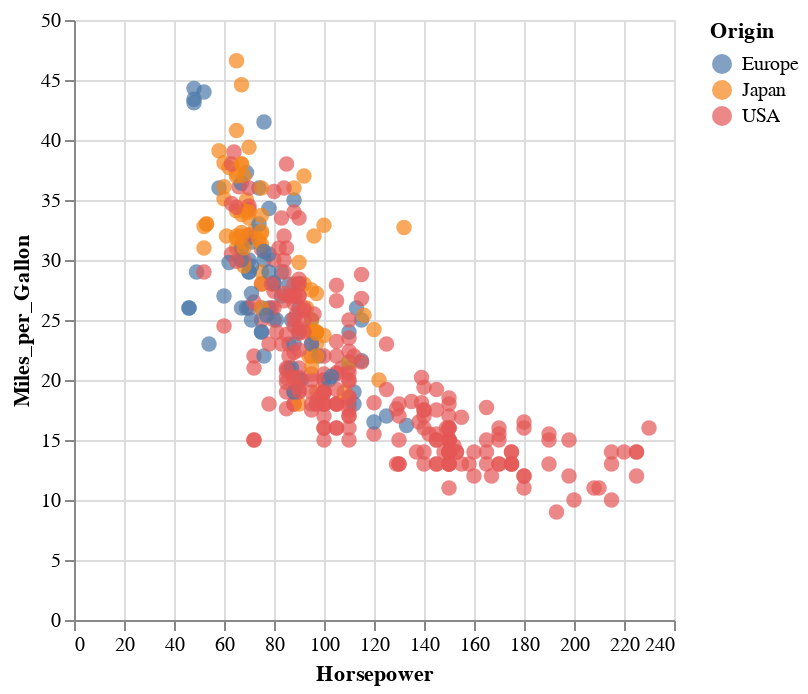

Notebook code cell kept with this figure:
### Code cell
import altair as alt
from vega_datasets import data

source = data.cars()

alt.Chart(source).mark_circle(size=60).encode(
    x='Horsepower',
    y='Miles_per_Gallon',
    color='Origin',
    tooltip=['Name', 'Origin', 'Horsepower', 'Miles_per_Gallon']
).interactive()

### Figure 1 — Vega-Lite specification as saved in the notebook (floating-point values rounded to 4 significant figures; data arrays with more than 128 entries replaced by an {"elided": "..."} marker saying what was removed)
{"config": {"view": {"continuousWidth": 300, "continuousHeight": 300}}, "data": {"name": "data-583e73726c1545c56c203344161a975c"}, "mark": {"type": "circle", "size": 60}, "encoding": {"color": {"field": "Origin", "type": "nominal"}, "tooltip": [{"field": "Name", "type": "nominal"}, {"field": "Origin", "type": "nominal"}, {"field": "Horsepower", "type": "quantitative"}, {"field": "Miles_per_Gallon", "type": "quantitative"}], "x": {"field": "Horsepower", "type": "quantitative"}, "y": {"field": "Miles_per_Gallon", "type": "quantitative"}}, "params": [{"name": "param_1", "select": {"type": "interval", "encodings": ["x", "y"]}, "bind": "scales"}], "$schema": "https://vega.github.io/schema/vega-lite/v5.17.0.json", "datasets": {"data-583e73726c1545c56c203344161a975c": {"elided": "406 records"}}}
